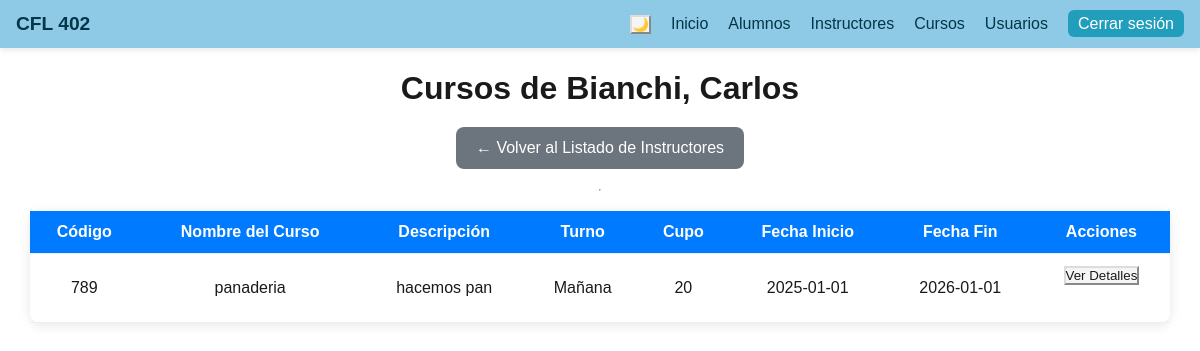
Page /admin/crud/instructores/listar_cursos_instructor.php?id_instructor=1 (signed in) on the committed database.
### tables this page shows
CREATE TABLE `instructores` (
  `id_instructor` int(11) NOT NULL,
  `nombre` varchar(50) NOT NULL,
  `apellido` varchar(50) NOT NULL,
  `dni` int(11) NOT NULL,
  `telefono` varchar(20) NOT NULL,
  `fecha_nacimiento` date NOT NULL,
  `correo` varchar(70) NOT NULL,
  `direccion` varchar(100) NOT NULL,
  `localidad` varchar(50) NOT NULL,
  `cp` varchar(8) NOT NULL,
  `activo` tinyint(1) NOT NULL DEFAULT 1,
  `vehiculo` varchar(50) NOT NULL,
  `patente` varchar(10) NOT NULL,
  `observaciones` text NOT NULL
);

CREATE TABLE `cursos` (
  `id_curso` int(11) NOT NULL,
  `codigo` mediumint(8) UNSIGNED NOT NULL,
  `nombre_curso` varchar(100) NOT NULL,
  `descripcion` text DEFAULT NULL,
  `activo` tinyint(1) NOT NULL DEFAULT 1,
  `id_turno` int(3) NOT NULL,
  `cupo` tinyint(3) UNSIGNED NOT NULL,
  `id_instructor` int(11) NOT NULL,
  `fecha_inicio` date DEFAULT NULL,
  `fecha_fin` date DEFAULT NULL
);

CREATE TABLE `turnos` (
  `id_turno` int(11) NOT NULL,
  `descripcion` varchar(30) NOT NULL
);

### admin/crud/instructores/listar_cursos_instructor.php (the view, shortened to what this page needs)
<?php
require_once BASE_PATH . '/include/header.php';
$conn = conectar();
$id_instructor = null;
if ($_SERVER["REQUEST_METHOD"] == "POST" && isset($_POST["id_instructor"])) {
    $id_instructor = filter_var($_POST["id_instructor"], FILTER_VALIDATE_INT);
} elseif (isset($_GET["id_instructor"])) {
    $id_instructor = filter_var($_GET["id_instructor"], FILTER_VALIDATE_INT);
}
$stmt_instructor = $conn->prepare("SELECT nombre, apellido FROM instructores WHERE id_instructor = :id AND activo = 1");
$stmt_instructor->execute([':id' => $id_instructor]);
$instructor = $stmt_instructor->fetch();
$stmt_cursos = $conn->prepare("
    SELECT
        cursos.id_curso,
        cursos.codigo,
        cursos.nombre_curso,
        cursos.descripcion,
        cursos.cupo,
        cursos.fecha_inicio,
        cursos.fecha_fin,
        turnos.descripcion AS turno
    FROM cursos
    LEFT JOIN turnos ON cursos.id_turno = turnos.id_turno
    WHERE cursos.id_instructor = :id_instructor AND cursos.activo = 1
    ORDER BY cursos.fecha_inicio DESC, cursos.nombre_curso
");
$stmt_cursos->execute([':id_instructor' => $id_instructor]);
$cursos = $stmt_cursos->fetchAll();
?>
<!DOCTYPE html>
<html lang="es">
<head>
    <link rel="stylesheet" href="instructores.css">
</head>
<body class="light">
    <h1>Cursos de <?= htmlspecialchars($instructor['apellido'] . ', ' . $instructor['nombre']) ?></h1>
    <div class="acciones-superiores">
        <a href="index.php" class="btn-secondary">← Volver al Listado de Instructores</a>
    </div>
    <hr>
    <?php if (count($cursos) > 0): ?>
        <table>
            <thead>
                <tr>
                    <th>Código</th>
                    <th>Nombre del Curso</th>
                    <th>Descripción</th>
                    <th>Turno</th>
                    <th>Cupo</th>
                    <th>Fecha Inicio</th>
                    <th>Fecha Fin</th>
                    <th>Acciones</th>
                </tr>
            </thead>
            <tbody>
                <?php foreach ($cursos as $curso): ?>
                    <tr>
                        <td><?= htmlspecialchars($curso['codigo']) ?></td>
                        <td><?= htmlspecialchars($curso['nombre_curso']) ?></td>
                        <td><?= htmlspecialchars($curso['descripcion'] ?? 'Sin descripción') ?></td>
                        <td><?= htmlspecialchars($curso['turno'] ?? 'N/A') ?></td>
                        <td><?= htmlspecialchars($curso['cupo']) ?></td>
                        <td><?= htmlspecialchars($curso['fecha_inicio'] ?? 'N/A') ?></td>
                        <td><?= htmlspecialchars($curso['fecha_fin'] ?? 'N/A') ?></td>
                        <td>
                            <form action="../cursos/index.php" method="POST" class="enlinea">
                                <button type="submit" class="btn-primary">Ver Detalles</button>
                            </form>
                        </td>
                    </tr>
                <?php endforeach; ?>
            </tbody>
        </table>
    <?php else: ?>
        <p>Este instructor no tiene cursos asignados actualmente.</p>
    <?php endif; ?>
</body>
</html>

### assets/css/global.css (style rules this page uses)
:root { --bg: #ffffff; --text: #1a1a1a; --card-bg: #f5f5f5; --border: #dcdcdc; }
body { background-color: var(--bg) !important; color: var(--text) !important; transition: background 0.3s, color 0.3s; }
.container, .card, .table, section, main, form, input, select, textarea, button { background-color: var(--card-bg); color: var(--text); border-color: var(--border); }

### assets/css/header.css (style rules this page uses)
* { margin: 0; padding: 0; box-sizing: border-box; }
body { font-family: "Segoe UI", Arial, sans-serif; background: #f5f9fc; color: #333; margin-top: 40px; }

### admin/crud/instructores/instructores.css (style rules this page uses)
* { margin: 0; padding: 0; box-sizing: border-box; }
body { font-family: Arial, sans-serif; background: #f4f6f9; display: flex; flex-direction: column; align-items: center; padding: 30px; }
h1, h2 { text-align: center; margin-bottom: 20px; }
form { margin-bottom: 25px; display: flex; gap: 10px; flex-wrap: wrap; justify-content: center; }
table { width: 100%; max-width: 1200px; border-collapse: collapse; background: white; margin-top: 20px; border-radius: 10px; overflow: visible; box-shadow: 0 2px 12px rgba(0, 0, 0, 0.1); }
table th, table td { padding: 12px; border-bottom: 1px solid #eee; text-align: center; }
thead { background: #007bff; color: white; }
.enlinea { display: inline-block; }
.acciones-superiores { display: flex; gap: 15px; margin-bottom: 20px; justify-content: center; flex-wrap: wrap; max-width: 1200px; width: 100%; }
.btn-secondary { padding: 12px 20px; border: none; background: #6c757d; color: white; font-size: 16px; border-radius: 8px; cursor: pointer; transition: background 0.2s; }
a.btn-secondary { text-decoration: none; display: inline-block; text-align: center; }

### rows in the picture
instructores: apellido+nombre "Bianchi, Carlos"
cursos: codigo "789", nombre_curso "panaderia", descripcion "hacemos pan", id_turno.descripcion "Mañana", cupo "20", fecha_inicio "2025-01-01", fecha_fin "2026-01-01"
